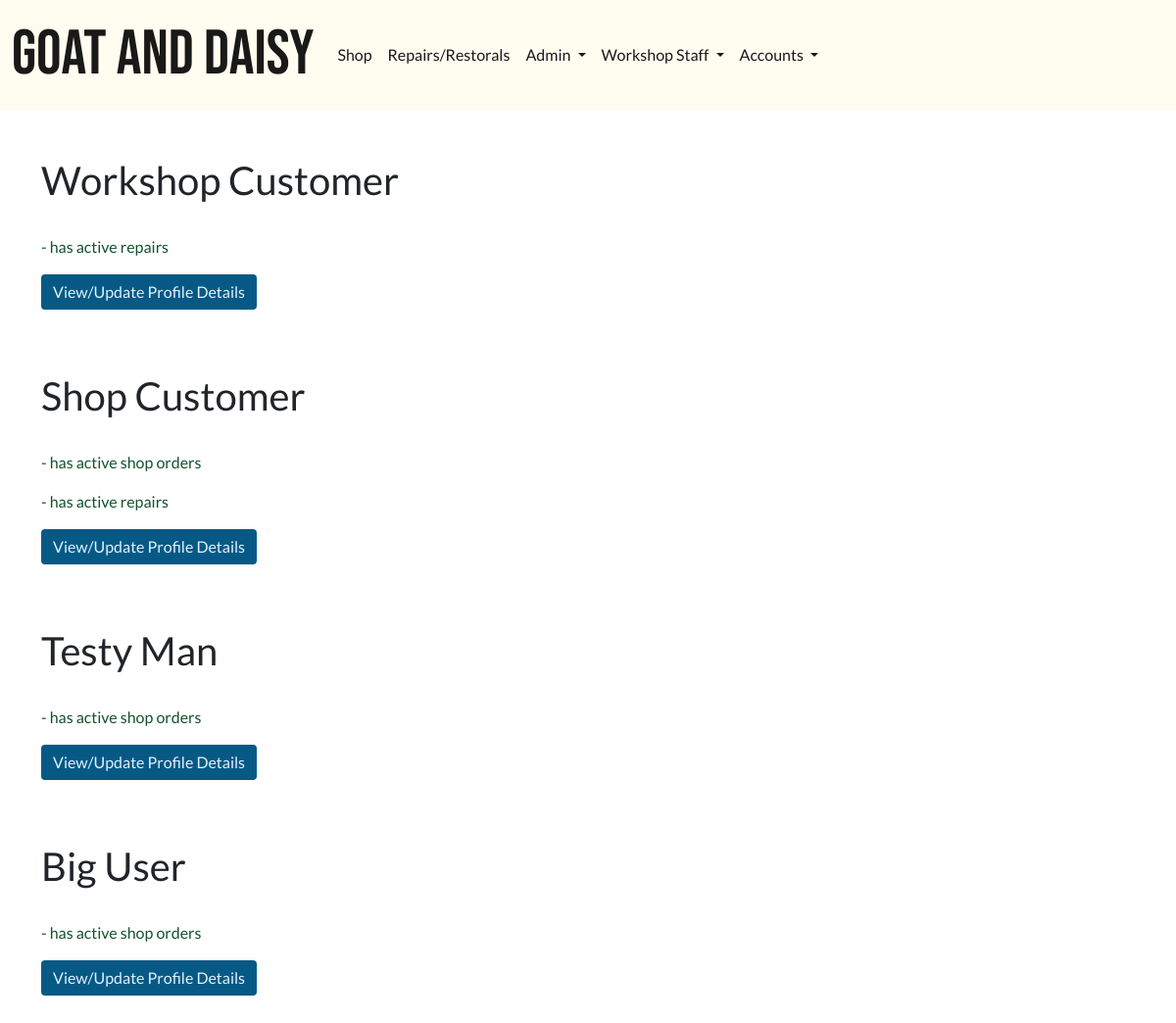
/shop/all-shop-customers/ (signed in), run on the app's committed database.
### profiles/models.py (models this page shows, shortened)
class Customer(models.Model):
    username = models.OneToOneField(
        User, on_delete=models.CASCADE, null=True, editable=False)
    email = models.EmailField(unique=True, default="start@domain.dj")
    full_name = models.CharField(max_length=100)
    address1 = models.CharField(max_length=100)
    address2 = models.CharField(max_length=100, null=True, blank=True)
    postcode = models.CharField(max_length=40)
    town_or_city = models.CharField(max_length=40)
    country = models.CharField(max_length=40)
    notes = models.TextField(null=True, blank=True)
    staff_notes = models.TextField(null=True, blank=True)
    has_active_shop_orders = models.BooleanField(default=False)
    has_active_repairs = models.BooleanField(default=False)

### shop/views.py (the view)
# urls.py: path('all-shop-customers/', views.AllShopCustomers.as_view(),
class AllShopCustomers(GroupRequiredMixin, ListView):
    group_required = [u'General Staff']
    queryset = Customer.objects.all()
    template_name = 'shop/all_customers.html'
    context_object_name = 'customers'

### invoices/contexts.py (called while the page is built, shortened)
def shopping_cart(request):
    template_cart = []
    products_count = 0
    order_amount = 0
    shipping = 0
    cart = request.session.get('cart', {})
    for item in enumerate(template_cart):
        products_count += 1
    order_total = order_amount + shipping
    stripe_total = round(order_total * 100)
    context = {
        'template_cart': template_cart,
        'products_count': products_count,
        'order_amount': order_amount,
        'shipping': shipping,
        'order_total': order_total,
        'stripe_total': stripe_total,
    }
    return context

### profiles/group_mixin_decorator.py (called while the page is built)
    def dispatch(self, request, *args, **kwargs):
        if not request.user.is_authenticated:
            raise PermissionDenied
        else:
            user_groups = []
            for group in request.user.groups.values_list('name', flat=True):
                user_groups.append(group)
            if len(set(user_groups).intersection(self.group_required)) <= 0:
                raise PermissionDenied
        return super(GroupRequiredMixin, self).dispatch(request, *args, **kwargs)

### profiles/templatetags/user_in_group_tag.py (called while the page is built)
@register.filter(name='has_group')
def has_group(user, group_name):
    try:
        group = Group.objects.get(name=group_name)
    except Group.DoesNotExist:
        return False
    return group in user.groups.all()

### shop/templates/shop/all_customers.html (shortened to what this page needs)
{% extends 'base.html' %}
{% load static %}
{% block extra_css %}
<link rel="stylesheet" href="{% static 'css/home_bg_image_trans.css' %}">
{% endblock %}
{% block content %}
{% for customer in customers%}
    <p class="h1" style="margin-top:1rem;">{{customer.full_name | title}}</p>
    <br>
    {% if customer.has_active_shop_orders %}
        <p class="text-success">- has active shop orders</p>
    {% endif %}
    {% if customer.has_active_repairs %}
        <p class="text-success">- has active repairs</p>
    {% endif %}
    <a href="{% url 'customer_account_update' pk=customer.id%}"
        class="btn btn-info">View/Update Profile Details
    </a>
    <br><br><br>
{% endfor %}
{% endblock %}

### static/css/site_base_custom.css (style rules this page uses)
body { font-family: "Lato", sans-serif; }
.btn { min-width: 7rem; }
.btn-warning, .btn-info { background-color: var(--sky-800); color: var(--sky-100); border: unset; }
.text-success { color: var(--green-900) !important; }
a { color: var(--sky-800); font-weight: 400; }

### static/css/home_bg_image_trans.css (style rules this page uses)
body { background-image: url("../img/index-25-flip.jpg"); background-repeat: no-repeat; background-size: cover; background-attachment: fixed; }

### data on the page
Customer: full_name "Workshop Customer", has_active_repairs "- has active repairs"
Customer: full_name "Shop Customer", has_active_shop_orders "- has active shop orders", has_active_repairs "- has active repairs"
Customer: full_name "Testy Man", has_active_shop_orders "- has active shop orders"
Customer: full_name "Big User", has_active_shop_orders "- has active shop orders"
